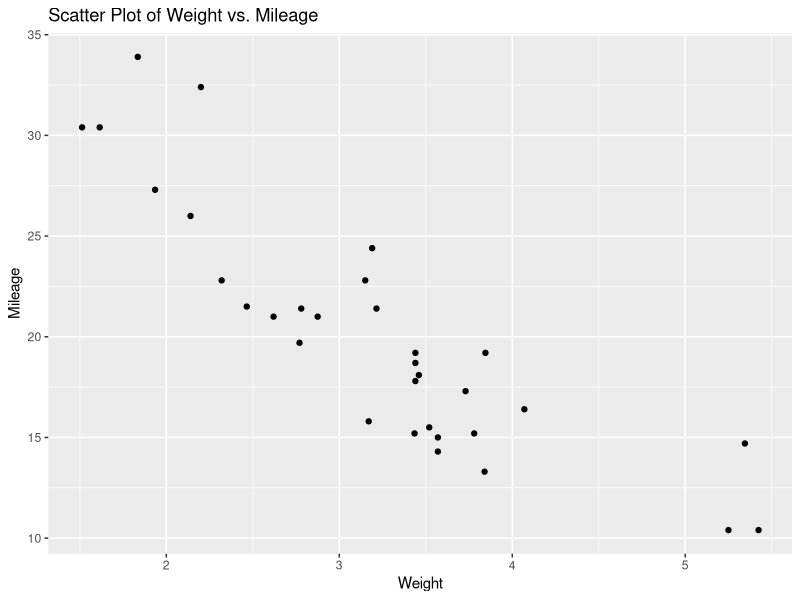

R code for this plot:
# Load necessary packages
library(ggplot2)

# Function to calculate average mileage
calculate_average_mileage <- function(data) {
  avg_mileage <- mean(data$mpg)
  return(avg_mileage)
}

# Function to create a scatter plot
create_scatter_plot <- function(data) {
  ggplot(data, aes(x = wt, y = mpg)) +
    geom_point() +
    labs(title = "Scatter Plot of Weight vs. Mileage",
         x = "Weight",
         y = "Mileage")
}

# Load the mtcars dataset
data(mtcars)

# Display the first few rows of the dataset
print(head(mtcars))

# Calculate and print the average mileage using the function
avg_mileage <- calculate_average_mileage(mtcars)
cat("Average Mileage:", avg_mileage, "\n")

# Create and display a scatter plot using the function
create_scatter_plot(mtcars)

